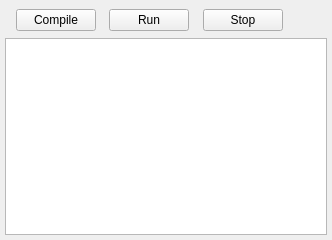
<ui version="4.0" >
 <class>SimpleUserCode</class>
 <widget class="QWidget" name="SimpleUserCode" >
  <property name="geometry" >
   <rect>
    <x>0</x>
    <y>0</y>
    <width>332</width>
    <height>240</height>
   </rect>
  </property>
  <property name="windowTitle" >
   <string>Form</string>
  </property>
  <layout class="QVBoxLayout" name="verticalLayout" >
   <property name="spacing" >
    <number>3</number>
   </property>
   <property name="margin" >
    <number>5</number>
   </property>
   <item>
    <layout class="QHBoxLayout" name="horizontalLayout" >
     <property name="spacing" >
      <number>3</number>
     </property>
     <item>
      <spacer name="horizontalSpacer" >
       <property name="orientation" >
        <enum>Qt::Horizontal</enum>
       </property>
       <property name="sizeHint" stdset="0" >
        <size>
         <width>40</width>
         <height>20</height>
        </size>
       </property>
      </spacer>
     </item>
     <item>
      <widget class="QPushButton" name="CompileButton" >
       <property name="text" >
        <string>Compile</string>
       </property>
       <property name="checkable" >
        <bool>false</bool>
       </property>
      </widget>
     </item>
     <item>
      <spacer name="horizontalSpacer_2" >
       <property name="orientation" >
        <enum>Qt::Horizontal</enum>
       </property>
       <property name="sizeHint" stdset="0" >
        <size>
         <width>40</width>
         <height>20</height>
        </size>
       </property>
      </spacer>
     </item>
     <item>
      <widget class="QPushButton" name="RunButton" >
       <property name="text" >
        <string>Run</string>
       </property>
       <property name="checkable" >
        <bool>false</bool>
       </property>
      </widget>
     </item>
     <item>
      <spacer name="horizontalSpacer_3" >
       <property name="orientation" >
        <enum>Qt::Horizontal</enum>
       </property>
       <property name="sizeHint" stdset="0" >
        <size>
         <width>40</width>
         <height>20</height>
        </size>
       </property>
      </spacer>
     </item>
     <item>
      <widget class="QPushButton" name="StopButton" >
       <property name="text" >
        <string>Stop</string>
       </property>
       <property name="checkable" >
        <bool>false</bool>
       </property>
      </widget>
     </item>
     <item>
      <spacer name="horizontalSpacer_4" >
       <property name="orientation" >
        <enum>Qt::Horizontal</enum>
       </property>
       <property name="sizeHint" stdset="0" >
        <size>
         <width>40</width>
         <height>20</height>
        </size>
       </property>
      </spacer>
     </item>
     <item>
      <widget class="QPushButton" name="ui_CloseButton" >
       <property name="minimumSize" >
        <size>
         <width>30</width>
         <height>30</height>
        </size>
       </property>
       <property name="maximumSize" >
        <size>
         <width>30</width>
         <height>30</height>
        </size>
       </property>
       <property name="text" >
        <string/>
       </property>
       <property name="icon" >
        <iconset resource="icons/icons.qrc" >
         <normaloff>:/actions/Crystal_Clear_action_button_cancel.png</normaloff>:/actions/Crystal_Clear_action_button_cancel.png</iconset>
       </property>
       <property name="iconSize" >
        <size>
         <width>30</width>
         <height>30</height>
        </size>
       </property>
       <property name="flat" >
        <bool>true</bool>
       </property>
      </widget>
     </item>
    </layout>
   </item>
   <item>
    <widget class="QPlainTextEdit" name="ui_Output" >
     <property name="font" >
      <font>
       <family>Monospace</family>
      </font>
     </property>
     <property name="horizontalScrollBarPolicy" >
      <enum>Qt::ScrollBarAsNeeded</enum>
     </property>
     <property name="lineWrapMode" >
      <enum>QPlainTextEdit::WidgetWidth</enum>
     </property>
     <property name="plainText" >
      <string/>
     </property>
     <property name="textInteractionFlags" >
      <set>Qt::NoTextInteraction</set>
     </property>
    </widget>
   </item>
  </layout>
 </widget>
 <resources>
  <include location="icons/icons.qrc" />
 </resources>
 <connections>
  <connection>
   <sender>ui_CloseButton</sender>
   <signal>clicked()</signal>
   <receiver>SimpleUserCode</receiver>
   <slot>close()</slot>
   <hints>
    <hint type="sourcelabel" >
     <x>304</x>
     <y>14</y>
    </hint>
    <hint type="destinationlabel" >
     <x>159</x>
     <y>119</y>
    </hint>
   </hints>
  </connection>
 </connections>
</ui>
